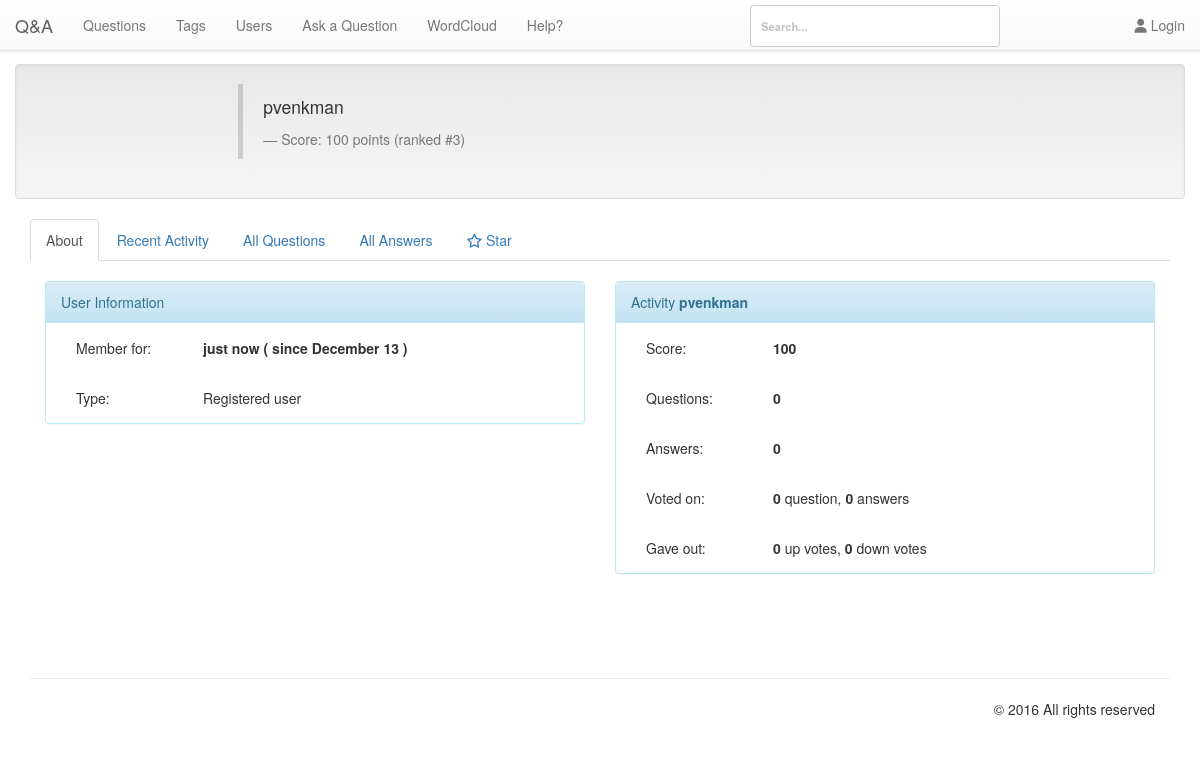
Page /pages/users.php?handle=pvenkman on the earlier database version.
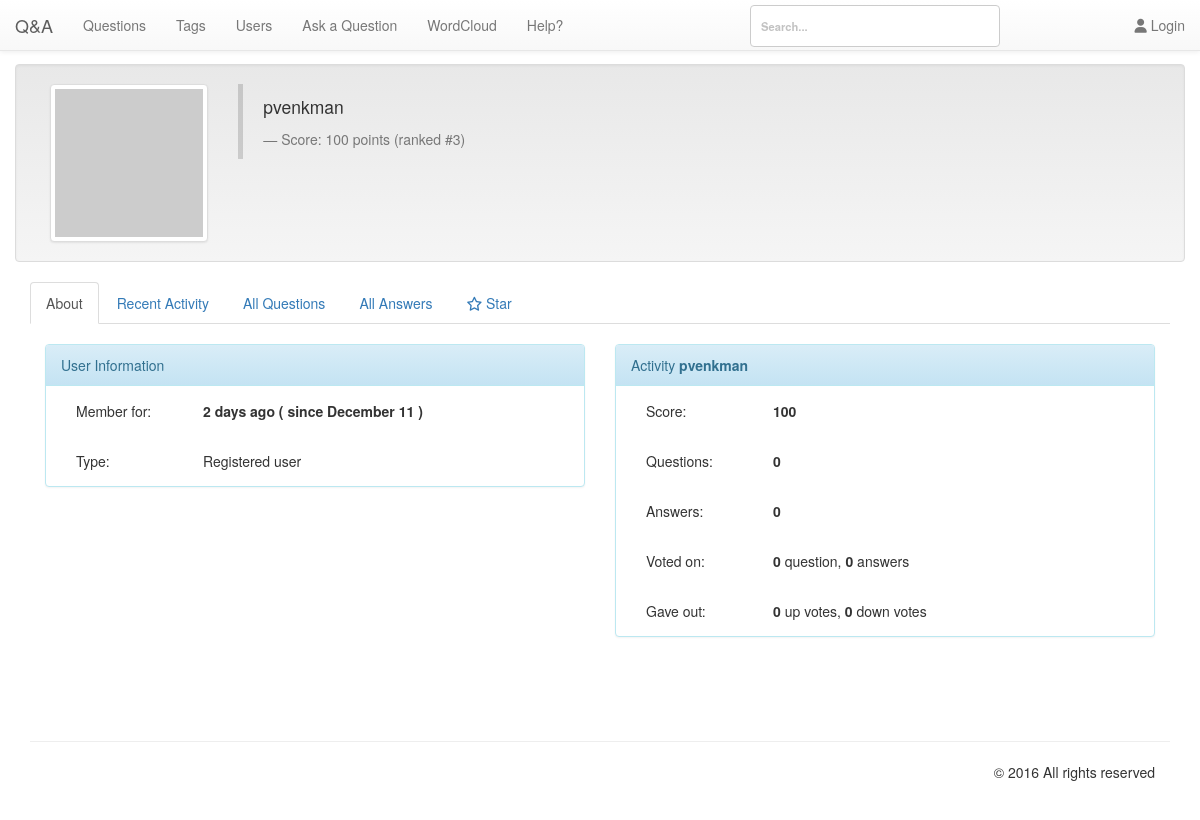
Same page on the later database version.
### tables this page shows
CREATE TABLE `qa_userpoints` (
  `userid` int(10) UNSIGNED NOT NULL,
  `points` int(11) NOT NULL DEFAULT '0',
  `qposts` mediumint(9) NOT NULL DEFAULT '0',
  `aposts` mediumint(9) NOT NULL DEFAULT '0',
  `cposts` mediumint(9) NOT NULL DEFAULT '0',
  `aselects` mediumint(9) NOT NULL DEFAULT '0',
  `aselecteds` mediumint(9) NOT NULL DEFAULT '0',
  `qupvotes` mediumint(9) NOT NULL DEFAULT '0',
  `qdownvotes` mediumint(9) NOT NULL DEFAULT '0',
  `aupvotes` mediumint(9) NOT NULL DEFAULT '0',
  `adownvotes` mediumint(9) NOT NULL DEFAULT '0',
  `qvoteds` int(11) NOT NULL DEFAULT '0',
  `avoteds` int(11) NOT NULL DEFAULT '0',
  `upvoteds` int(11) NOT NULL DEFAULT '0',
  `downvoteds` int(11) NOT NULL DEFAULT '0',
  `bonus` int(11) NOT NULL DEFAULT '0'
);

CREATE TABLE `qa_users` (
  `userid` int(10) UNSIGNED NOT NULL,
  `created` datetime NOT NULL,
  `email` varchar(80) NOT NULL,
  `handle` varchar(20) NOT NULL,
  `avatarblobid` bigint(20) UNSIGNED DEFAULT NULL,
  `avatarwidth` smallint(5) UNSIGNED DEFAULT NULL,
  `avatarheight` smallint(5) UNSIGNED DEFAULT NULL,
  `passcheck` text,
  `loggedin` datetime NOT NULL
);

### db/db.php (called while the page is built, shortened)
<?php
class Db {
	protected static $connection;
	public function connect() {
		if(!isset(self::$connection)) {
			self::$connection = new mysqli('localhost','admin','M0n@rch$','cs518');
		}
		return self::$connection;
	}
	public function query($query) {
		$connection = $this -> connect();
		$result = $connection -> query($query);
		return $result;
	}
	public function select($query) {
		$rows = array();
		$result = $this -> query($query);
		while ($row = $result -> fetch_assoc()) {
			$rows[] = $row;
		}
		return $rows;
	}
	public function quote($value) {
		$connection = $this -> connect();
		return "'" . $connection -> real_escape_string($value) . "'";
	}
}

### app/time.php (called while the page is built)
<?php
function time_elapsed_string($datetime, $full = false) {
    $now = new DateTime;
    $ago = new DateTime($datetime);
    $diff = $now->diff($ago);
    $diff->w = floor($diff->d / 7);
    $diff->d -= $diff->w * 7;
    $string = array(
        'y' => 'year',
        'm' => 'month',
        'w' => 'week',
        'd' => 'day',
        'h' => 'hour',
        'i' => 'minute',
        's' => 'second',
    );
    foreach ($string as $k => &$v) {
        if ($diff->$k) {
            $v = $diff->$k . ' ' . $v . ($diff->$k > 1 ? 's' : '');
        } else {
            unset($string[$k]);
        }
    }
    if (!$full) $string = array_slice($string, 0, 1);
    return $string ? implode(', ', $string) . ' ago' : 'just now';
}
?>

### pages/users.php (the view, shortened to what this page needs)
<?php
include ("header.php");
include ("navbar.php");
include_once $_SERVER['DOCUMENT_ROOT'].'/db/db.php';
include $_SERVER['DOCUMENT_ROOT'].'/app/time.php';
$connection = new Db();
$handle = $connection -> quote($_GET['handle']);
if (isset($_GET['handle'])):
$sql = $connection -> select("SELECT `avatarblobid`,`filename`,`qa_users`.`created`,`qa_users`.`handle`, `gravatar` FROM `qa_users` INNER JOIN `qa_blobs` ON `qa_users`.`avatarblobid` = `qa_blobs`.`blobid` WHERE `qa_users`.`handle`=".$handle.";");
$points = $connection -> select("SELECT * FROM `qa_userpoints` INNER JOIN `qa_users` ON `qa_users`.`userid` = `qa_userpoints`.`userid` WHERE `handle`=".$handle." ORDER BY `points` DESC;");
foreach ($points as $key => $value) {
  $totalpoints = $value['points'];
  $qposts = $value['qposts'];
  $aposts = $value['aposts'];
  $qvoteds = $value['qvoteds'];
  $avoteds = $value['avoteds'];
  $upvoteds = $value['upvoteds'];
  $downvoteds = $value['downvoteds'];
}
?>
<div class="container">
  <div class="row">
    <div class="col-md-4 col-md-offset-4">
    </div>
  </div>
    <div class="row clearfix well">
		<div class="col-md-2 column">
      <?php
      foreach ($sql as $key => $value) {
        $created = $value['created'];
        if ($value['gravatar'] == 0) {
          $pic =	"<img src='/img/uploads/".$value['filename']."' class='img-thumbnail' title='".$value['handle']."'/>";
        } else {
          $pic =	"<img src='".$value['filename']."' class='img-thumbnail' style='width:158px;height:158px;' title='".$value['handle']."'/>";
        }
        echo $pic;
      }
    ?>
		</div>
		<div class="col-md-5">
			<blockquote>
				<p>
<?php echo $_GET['handle']; ?>
            </p> <small>Score: 	<?php echo $totalpoints; ?> points (ranked #3)</small>
			</blockquote>
		</div>
	</div>
	<div class="row clearfix">
		<div class="col-md-12 column">
			<div class="tabbable" id="tabs-444468">
				<ul class="nav nav-tabs">
					<li class="active">
						<a href="#panel-200304" data-toggle="tab">About</a>
					</li>
					<li>
						<a href="#panel-567647" data-toggle="tab">Recent Activity</a>
					</li>
          <li>
						<a href="#panel-567649" data-toggle="tab">All Questions</a>
					</li>
          <li>
						<a href="#panel-5676450" data-toggle="tab">All Answers</a>
					</li>
          <li>
            <a href="#starcloud" data-toggle="tab"><i class="fa fa-star-o" aria-hidden="true"></i> Star</a></a>
          </li>
				</ul>
				<div class="tab-content">
					<div class="tab-pane active" id="panel-200304">
            <br/>
						 <div class="row">
                			<div class="col-md-12 column">
                        <div class="col-md-6">
                          <div class="panel panel-info">
                            <div class="panel-heading">User Information</div>
                            <div class="panel-body"><div class="col-md-3">
                              Member for:
                            </div>
                            <div class="col-md-6">
                              <strong><?php
                              $dt = new DateTime($created);
                               $dt->format('F d');
                              echo time_elapsed_string($created)." ( since ".$dt->format('F d')." )"; ?> </strong>
                            </div></div>
                            <div class="panel-body"><div class="col-md-3">
                              Type:
                            </div><div class="col-md-6">
                              <?php
                              $retVal = ($_GET['handle'] == 'admin') ? "Super Administartor" : "Registered user" ;
                              echo $retVal;
                              ?>
                            </div>
                          </div><?php if ($_GET['handle'] == 'admin') { ?>
                            <div class="panel-body"><div class="col-md-3">
                              Extra privileges:
                            </div><div class="col-md-6">
                              Editing any question<br />
Editing any answer<br />
Editing posts silently<br />
Closing any question<br />
Selecting answer for any question<br />
Viewing who voted or flagged posts<br />
Approving or rejecting posts<br />
Hiding or showing any post<br />
Deleting hidden posts<br />
                            </div>
                          </div><?php  } ?>
                          </div>
                        </div>
                        <div class="col-md-6">
                          <div class="panel panel-info">
                               <div class="panel-heading">Activity <strong><?php echo $_GET['handle'];?></strong></div>
                               <div class="panel-body"><div class="col-md-3">
                                 Score:
                               </div>
                               <div class="col-md-6">
                                 <strong><?php echo $totalpoints; ?>  </strong>
                               </div>
                             </div>
                             <div class="panel-body"><div class="col-md-3">
                               Questions:
                             </div>
                             <div class="col-md-6">
                               <strong><?php echo $qposts; ?>  </strong>
                             </div>
                           </div>
                           <div class="panel-body"><div class="col-md-3">
                             Answers:
                           </div>
                           <div class="col-md-6">
                             <strong><?php echo $aposts; ?> </strong>
                           </div>
                         </div>
                         <div class="panel-body"><div class="col-md-3">
                            Voted on:
                         </div>
                         <div class="col-md-6">
                           <strong><?php echo $qvoteds; ?> </strong> question, <strong> <?php echo $avoteds; ?></strong> answers
                         </div>
                       </div>
                       <div class="panel-body"><div class="col-md-3">
                         Gave out:
                       </div>
                       <div class="col-md-6">
                         <strong><?php echo $upvoteds; ?> </strong> up votes, <strong> <?php echo $downvoteds; ?></strong> down votes
                       </div>
                     </div>
                             </div>
                        </div>
            				</div>
            			</div>
					</div>
          </div>
  </div>
</div>
        </div>
				</div>
<?php endif;
include 'footer.php';
 ?>

### pages/header.php (shortened to what this page needs)
<!DOCTYPE html>
<html lang="en">
  <head>
    <link rel="stylesheet" href="/css/style.css">
    <link rel="stylesheet" type="text/css" href="/css/demo.css" />
    <link rel="stylesheet" type="text/css" href="/css/component.css" />
    <link href="/css/tag-basic-style.css" rel="stylesheet">
<link rel="stylesheet" href="https://maxcdn.bootstrapcdn.com/bootstrap/3.3.7/css/bootstrap.min.css">
<link rel="stylesheet" href="https://maxcdn.bootstrapcdn.com/bootstrap/3.3.7/css/bootstrap-theme.min.css">
  </head>
  <body>

### pages/navbar.php (shortened to what this page needs)
<nav class="navbar navbar-default navbar-fixed-top">
  <div class="container-fluid">
    <div class="navbar-header">
      <a class="navbar-brand" href="/index.php">Q&A</a>
    </div>
    <div class="collapse navbar-collapse" id="bs-example-navbar-collapse-1">
      <ul class="nav navbar-nav">
        <li><a href="/pages/questions.php">Questions </a></li>
        <li><a href="/pages/tags.php">Tags</a></li>
        <li><a href="/pages/users.php">Users</a></li>
        <li><a href="/pages/ask.php">Ask a Question</a></li>
        <li><a href="/pages/words.php">WordCloud</a></li>
        <li><a data-toggle="modal" data-target=".firstModal">Help?</a></li>
      </ul>
      <?php
      if (empty($_SESSION['name'])){
    echo  '<ul class="nav navbar-nav navbar-right">
        <li><a href="/pages/login.php"><i class="fa fa-user" aria-hidden="true"></i>
 Login</a></li>
      </ul>';
    }
    else {
      echo '<ul class="nav navbar-nav navbar-right">
          <li><a href="/pages/profile.php"><span class="glyphicon glyphicon-user"></span> '.stripslashes($_SESSION['name']).'</a></li>
             <li><a href="/pages/logout.php"><span class="glyphicon glyphicon-log-out"></span> Logout</a></li>
           </ul>';
    }
    ?>
    <div id="morphsearch" class="morphsearch">
				<form class="morphsearch-form" action="/pages/search.php" method="post">
					<input class="morphsearch-input" type="search" name="searchall" id="searchall" onKeyUp="showHint(this.value)" placeholder="Search..."/>
				</form>
			</div>
    </div>
  </div>
</nav>

### pages/footer.php (shortened to what this page needs)
<div class="container">
  <div class="row">
    <div class="col-lg-12">
    </div>
  </div>
  <hr>
  <div class="row">
    <div class="col-lg-12">
      <div class="col-md-8">
      </div>
      <div class="col-md-4">
        <p class="muted pull-right">&copy; 2016 All rights reserved</p>
      </div>
    </div>
  </div>
</div>
</body>
</html>

### css/style.css (style rules this page uses)
div.container a { text-decoration: none; }
div.container { margin-top: 4.5em !important; }

### css/demo.css (style rules this page uses)
*, *:after, *:before { -webkit-box-sizing: border-box; box-sizing: border-box; }
.clearfix:before, .clearfix:after { content: ''; display: table; }
.clearfix:after { clear: both; }
body { background: #c1c1c1 url(../img/unsplash.jpg) no-repeat center bottom; color: #fff; font-size: 1em; font-family: 'Raleway', Arial, sans-serif; min-height: 500px; }
a { color: #fff; text-decoration: none; outline: none; }

### css/component.css (style rules this page uses)
html, body { height: 100%; }
body { overflow-x: hidden; overflow-y: scroll; }
.morphsearch { width: 250px; min-height: 34px; background: white; position: absolute; border-radius: 4px; border: 1px solid #ccc; color: #555; z-index: 10000; top: 5px; right: 200px; -webkit-transform-origin: 100% 0; transform-origin: 100% 0; -webkit-transition-property: min-height, width, top, right; transition-property: min-height, width, top, right; -webkit-transition-duration: 0.5s; transition-duration: 0.5s; -webkit-transition-timing-function: cubic-bezier(0.7,0,0.3,1); transition-timing-function: cubic-bezier(0.7,0,0.3,1); }
.morphsearch-form { width: 100%; height: 40px; margin: 0 auto; position: relative; -webkit-transition-property: width, height, -webkit-transform; transition-property: width, height, transform; -webkit-transition-duration: 0.5s; transition-duration: 0.5s; -webkit-transition-timing-function: cubic-bezier(0.7,0,0.3,1); transition-timing-function: cubic-bezier(0.7,0,0.3,1); }
.morphsearch-input { width: 100%; height: 100%; padding: 0 10% 0 10px; font-weight: 700; border: none; background: transparent; font-size: 0.8em; color: #ec5a62; -webkit-transition: font-size 0.5s cubic-bezier(0.7,0,0.3,1); transition: font-size 0.5s cubic-bezier(0.7,0,0.3,1); }
input[type="search"] { -webkit-box-sizing: border-box; box-sizing: border-box; }

Differences in the rows shown:
now on this page (row edited): qa_users: created "2 days ago", created "December 11"
Other differences:
time_elapsed_string($created): "just now" → (not shown)
$dt->format('F d'): "December 13" → (not shown)
